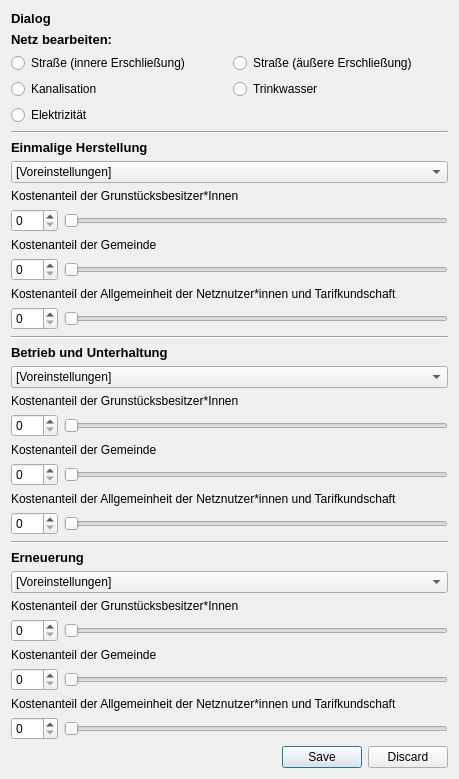
          <widget class="QWidget" name="scrollAreaWidgetContents_4">
           <property name="geometry">
            <rect>
             <x>0</x>
             <y>0</y>
             <width>459</width>
             <height>768</height>
            </rect>
           </property>
           <layout class="QVBoxLayout" name="verticalLayout_7">
            <item>
             <widget class="QLabel" name="label_4">
              <property name="font">
               <font>
                <pointsize>10</pointsize>
                <weight>75</weight>
                <bold>true</bold>
               </font>
              </property>
              <property name="text">
               <string>Dialog</string>
              </property>
             </widget>
            </item>
            <item>
             <widget class="QLabel" name="label_62">
              <property name="sizePolicy">
               <sizepolicy hsizetype="Preferred" vsizetype="Fixed">
                <horstretch>0</horstretch>
                <verstretch>0</verstretch>
               </sizepolicy>
              </property>
              <property name="font">
               <font>
                <pointsize>10</pointsize>
                <weight>75</weight>
                <bold>true</bold>
               </font>
              </property>
              <property name="text">
               <string>Netz bearbeiten:</string>
              </property>
             </widget>
            </item>
            <item>
             <layout class="QGridLayout" name="gridLayout_5">
              <item row="0" column="0">
               <widget class="QRadioButton" name="radioButton_12">
                <property name="text">
                 <string>Straße (innere Erschließung)</string>
                </property>
               </widget>
              </item>
              <item row="1" column="0">
               <widget class="QRadioButton" name="radioButton_13">
                <property name="text">
                 <string>Kanalisation</string>
                </property>
               </widget>
              </item>
              <item row="0" column="1">
               <widget class="QRadioButton" name="radioButton_15">
                <property name="text">
                 <string>Straße (äußere Erschließung)</string>
                </property>
               </widget>
              </item>
              <item row="1" column="1">
               <widget class="QRadioButton" name="radioButton_14">
                <property name="text">
                 <string>Trinkwasser</string>
                </property>
               </widget>
              </item>
              <item row="2" column="0">
               <widget class="QRadioButton" name="radioButton_16">
                <property name="text">
                 <string>Elektrizität</string>
                </property>
               </widget>
              </item>
             </layout>
            </item>
            <item>
             <widget class="Line" name="line_9">
              <property name="orientation">
               <enum>Qt::Horizontal</enum>
              </property>
             </widget>
            </item>
            <item>
             <widget class="QLabel" name="label_58">
              <property name="sizePolicy">
               <sizepolicy hsizetype="Preferred" vsizetype="Fixed">
                <horstretch>0</horstretch>
                <verstretch>0</verstretch>
               </sizepolicy>
              </property>
              <property name="font">
               <font>
                <pointsize>10</pointsize>
                <weight>75</weight>
                <bold>true</bold>
               </font>
              </property>
              <property name="text">
               <string>Einmalige Herstellung</string>
              </property>
             </widget>
            </item>
            <item>
             <widget class="QComboBox" name="comboBox">
              <item>
               <property name="text">
                <string>[Voreinstellungen]</string>
               </property>
              </item>
              <item>
               <property name="text">
                <string>Investoren / Grundstücksbesitzer zahlen alles</string>
               </property>
              </item>
              <item>
               <property name="text">
                <string>Kommune zahlt alles</string>
               </property>
              </item>
              <item>
               <property name="text">
                <string>Beiträge nach §127 BauGB</string>
               </property>
              </item>
              <item>
               <property name="text">
                <string>benutzerdefinierte Einstellungen</string>
               </property>
              </item>
             </widget>
            </item>
            <item>
             <widget class="QLabel" name="label_59">
              <property name="sizePolicy">
               <sizepolicy hsizetype="Preferred" vsizetype="Fixed">
                <horstretch>0</horstretch>
                <verstretch>0</verstretch>
               </sizepolicy>
              </property>
              <property name="text">
               <string>Kostenanteil der Grunstücksbesitzer*Innen</string>
              </property>
             </widget>
            </item>
            <item>
             <layout class="QHBoxLayout" name="horizontalLayout">
              <item>
               <widget class="QSpinBox" name="spinBox_12">
                <property name="sizePolicy">
                 <sizepolicy hsizetype="Fixed" vsizetype="Fixed">
                  <horstretch>0</horstretch>
                  <verstretch>0</verstretch>
                 </sizepolicy>
                </property>
                <property name="maximum">
                 <number>100</number>
                </property>
               </widget>
              </item>
              <item>
               <widget class="QSlider" name="horizontalSlider_9">
                <property name="orientation">
                 <enum>Qt::Horizontal</enum>
                </property>
               </widget>
              </item>
             </layout>
            </item>
            <item>
             <widget class="QLabel" name="label_60">
              <property name="sizePolicy">
               <sizepolicy hsizetype="Preferred" vsizetype="Fixed">
                <horstretch>0</horstretch>
                <verstretch>0</verstretch>
               </sizepolicy>
              </property>
              <property name="text">
               <string>Kostenanteil der Gemeinde</string>
              </property>
             </widget>
            </item>
            <item>
             <layout class="QHBoxLayout" name="horizontalLayout_5">
              <item>
               <widget class="QSpinBox" name="spinBox_13">
                <property name="sizePolicy">
                 <sizepolicy hsizetype="Fixed" vsizetype="Fixed">
                  <horstretch>0</horstretch>
                  <verstretch>0</verstretch>
                 </sizepolicy>
                </property>
                <property name="maximum">
                 <number>100</number>
                </property>
               </widget>
              </item>
              <item>
               <widget class="QSlider" name="horizontalSlider_10">
                <property name="orientation">
                 <enum>Qt::Horizontal</enum>
                </property>
               </widget>
              </item>
             </layout>
            </item>
            <item>
             <widget class="QLabel" name="label_61">
              <property name="sizePolicy">
               <sizepolicy hsizetype="Preferred" vsizetype="Fixed">
                <horstretch>0</horstretch>
                <verstretch>0</verstretch>
               </sizepolicy>
              </property>
              <property name="text">
               <string>Kostenanteil der Allgemeinheit der Netznutzer*innen und Tarifkundschaft</string>
              </property>
             </widget>
            </item>
            <item>
             <layout class="QHBoxLayout" name="horizontalLayout_6">
              <item>
               <widget class="QSpinBox" name="spinBox_21">
                <property name="sizePolicy">
                 <sizepolicy hsizetype="Fixed" vsizetype="Fixed">
                  <horstretch>0</horstretch>
                  <verstretch>0</verstretch>
                 </sizepolicy>
                </property>
                <property name="maximum">
                 <number>100</number>
                </property>
               </widget>
              </item>
              <item>
               <widget class="QSlider" name="horizontalSlider_11">
                <property name="orientation">
                 <enum>Qt::Horizontal</enum>
                </property>
               </widget>
              </item>
             </layout>
            </item>
            <item>
             <widget class="Line" name="line_12">
              <property name="orientation">
               <enum>Qt::Horizontal</enum>
              </property>
             </widget>
            </item>
            <item>
             <widget class="QLabel" name="label_63">
              <property name="sizePolicy">
               <sizepolicy hsizetype="Preferred" vsizetype="Fixed">
                <horstretch>0</horstretch>
                <verstretch>0</verstretch>
               </sizepolicy>
              </property>
              <property name="font">
               <font>
                <pointsize>10</pointsize>
                <weight>75</weight>
                <bold>true</bold>
               </font>
              </property>
              <property name="text">
               <string>Betrieb und Unterhaltung</string>
              </property>
             </widget>
            </item>
            <item>
             <widget class="QComboBox" name="comboBox_2">
              <item>
               <property name="text">
                <string>[Voreinstellungen]</string>
               </property>
              </item>
              <item>
               <property name="text">
                <string>Investoren / Grundstücksbesitzer zahlen alles</string>
               </property>
              </item>
              <item>
               <property name="text">
                <string>Kommune zahlt alles</string>
               </property>
              </item>
              <item>
               <property name="text">
                <string>Beiträge nach §127 BauGB</string>
               </property>
              </item>
              <item>
               <property name="text">
                <string>benutzerdefinierte Einstellungen</string>
               </property>
              </item>
             </widget>
            </item>
            <item>
             <widget class="QLabel" name="label_66">
              <property name="sizePolicy">
               <sizepolicy hsizetype="Preferred" vsizetype="Fixed">
                <horstretch>0</horstretch>
                <verstretch>0</verstretch>
               </sizepolicy>
              </property>
              <property name="text">
               <string>Kostenanteil der Grunstücksbesitzer*Innen</string>
              </property>
             </widget>
            </item>
            <item>
             <layout class="QHBoxLayout" name="horizontalLayout_9">
              <item>
               <widget class="QSpinBox" name="spinBox_32">
                <property name="sizePolicy">
                 <sizepolicy hsizetype="Fixed" vsizetype="Fixed">
                  <horstretch>0</horstretch>
                  <verstretch>0</verstretch>
                 </sizepolicy>
                </property>
                <property name="maximum">
                 <number>100</number>
                </property>
               </widget>
              </item>
              <item>
               <widget class="QSlider" name="horizontalSlider_22">
                <property name="orientation">
                 <enum>Qt::Horizontal</enum>
                </property>
               </widget>
              </item>
             </layout>
            </item>
            <item>
             <widget class="QLabel" name="label_65">
              <property name="sizePolicy">
               <sizepolicy hsizetype="Preferred" vsizetype="Fixed">
                <horstretch>0</horstretch>
                <verstretch>0</verstretch>
               </sizepolicy>
              </property>
              <property name="text">
               <string>Kostenanteil der Gemeinde</string>
              </property>
             </widget>
            </item>
            <item>
             <layout class="QHBoxLayout" name="horizontalLayout_8">
              <item>
               <widget class="QSpinBox" name="spinBox_31">
                <property name="sizePolicy">
                 <sizepolicy hsizetype="Fixed" vsizetype="Fixed">
                  <horstretch>0</horstretch>
                  <verstretch>0</verstretch>
                 </sizepolicy>
                </property>
                <property name="maximum">
                 <number>100</number>
                </property>
               </widget>
              </item>
              <item>
               <widget class="QSlider" name="horizontalSlider_21">
                <property name="orientation">
                 <enum>Qt::Horizontal</enum>
                </property>
               </widget>
              </item>
             </layout>
            </item>
            <item>
             <widget class="QLabel" name="label_64">
              <property name="sizePolicy">
               <sizepolicy hsizetype="Preferred" vsizetype="Fixed">
                <horstretch>0</horstretch>
                <verstretch>0</verstretch>
               </sizepolicy>
              </property>
              <property name="text">
               <string>Kostenanteil der Allgemeinheit der Netznutzer*innen und Tarifkundschaft</string>
              </property>
             </widget>
            </item>
            <item>
             <layout class="QHBoxLayout" name="horizontalLayout_7">
              <item>
               <widget class="QSpinBox" name="spinBox_30">
                <property name="sizePolicy">
                 <sizepolicy hsizetype="Fixed" vsizetype="Fixed">
                  <horstretch>0</horstretch>
                  <verstretch>0</verstretch>
                 </sizepolicy>
                </property>
                <property name="maximum">
                 <number>100</number>
                </property>
               </widget>
              </item>
              <item>
               <widget class="QSlider" name="horizontalSlider_20">
                <property name="orientation">
                 <enum>Qt::Horizontal</enum>
                </property>
               </widget>
              </item>
             </layout>
            </item>
            <item>
             <widget class="Line" name="line_13">
              <property name="orientation">
               <enum>Qt::Horizontal</enum>
              </property>
             </widget>
            </item>
            <item>
             <widget class="QLabel" name="label_67">
              <property name="sizePolicy">
               <sizepolicy hsizetype="Preferred" vsizetype="Fixed">
                <horstretch>0</horstretch>
                <verstretch>0</verstretch>
               </sizepolicy>
              </property>
              <property name="font">
               <font>
                <pointsize>10</pointsize>
                <weight>75</weight>
                <bold>true</bold>
               </font>
              </property>
              <property name="text">
               <string>Erneuerung</string>
              </property>
             </widget>
            </item>
            <item>
             <widget class="QComboBox" name="comboBox_3">
              <item>
               <property name="text">
                <string>[Voreinstellungen]</string>
               </property>
              </item>
              <item>
               <property name="text">
                <string>Investoren / Grundstücksbesitzer zahlen alles</string>
               </property>
              </item>
              <item>
               <property name="text">
                <string>Kommune zahlt alles</string>
               </property>
              </item>
              <item>
               <property name="text">
                <string>Beiträge nach §127 BauGB</string>
               </property>
              </item>
              <item>
               <property name="text">
                <string>benutzerdefinierte Einstellungen</string>
               </property>
              </item>
             </widget>
            </item>
            <item>
             <widget class="QLabel" name="label_69">
              <property name="sizePolicy">
               <sizepolicy hsizetype="Preferred" vsizetype="Fixed">
                <horstretch>0</horstretch>
                <verstretch>0</verstretch>
               </sizepolicy>
              </property>
              <property name="text">
               <string>Kostenanteil der Grunstücksbesitzer*Innen</string>
              </property>
             </widget>
            </item>
            <item>
             <layout class="QHBoxLayout" name="horizontalLayout_12">
              <item>
               <widget class="QSpinBox" name="spinBox_35">
                <property name="sizePolicy">
                 <sizepolicy hsizetype="Fixed" vsizetype="Fixed">
                  <horstretch>0</horstretch>
                  <verstretch>0</verstretch>
                 </sizepolicy>
                </property>
                <property name="maximum">
                 <number>100</number>
                </property>
               </widget>
              </item>
              <item>
               <widget class="QSlider" name="horizontalSlider_25">
                <property name="orientation">
                 <enum>Qt::Horizontal</enum>
                </property>
               </widget>
              </item>
             </layout>
            </item>
            <item>
             <widget class="QLabel" name="label_68">
              <property name="sizePolicy">
               <sizepolicy hsizetype="Preferred" vsizetype="Fixed">
                <horstretch>0</horstretch>
                <verstretch>0</verstretch>
               </sizepolicy>
              </property>
              <property name="text">
               <string>Kostenanteil der Gemeinde</string>
              </property>
             </widget>
            </item>
            <item>
             <layout class="QHBoxLayout" name="horizontalLayout_11">
              <item>
               <widget class="QSpinBox" name="spinBox_34">
                <property name="sizePolicy">
                 <sizepolicy hsizetype="Fixed" vsizetype="Fixed">
                  <horstretch>0</horstretch>
                  <verstretch>0</verstretch>
                 </sizepolicy>
                </property>
                <property name="maximum">
                 <number>100</number>
                </property>
               </widget>
              </item>
              <item>
               <widget class="QSlider" name="horizontalSlider_24">
                <property name="orientation">
                 <enum>Qt::Horizontal</enum>
                </property>
               </widget>
              </item>
             </layout>
            </item>
            <item>
             <widget class="QLabel" name="label_70">
              <property name="sizePolicy">
               <sizepolicy hsizetype="Preferred" vsizetype="Fixed">
                <horstretch>0</horstretch>
                <verstretch>0</verstretch>
               </sizepolicy>
              </property>
              <property name="text">
               <string>Kostenanteil der Allgemeinheit der Netznutzer*innen und Tarifkundschaft</string>
              </property>
             </widget>
            </item>
            <item>
             <layout class="QHBoxLayout" name="horizontalLayout_10">
              <item>
               <widget class="QSpinBox" name="spinBox_33">
                <property name="sizePolicy">
                 <sizepolicy hsizetype="Fixed" vsizetype="Fixed">
                  <horstretch>0</horstretch>
                  <verstretch>0</verstretch>
                 </sizepolicy>
                </property>
                <property name="maximum">
                 <number>100</number>
                </property>
               </widget>
              </item>
              <item>
               <widget class="QSlider" name="horizontalSlider_23">
                <property name="orientation">
                 <enum>Qt::Horizontal</enum>
                </property>
               </widget>
              </item>
             </layout>
            </item>
            <item>
             <widget class="QDialogButtonBox" name="buttonBox_2">
              <property name="standardButtons">
               <set>QDialogButtonBox::Discard|QDialogButtonBox::Save</set>
              </property>
             </widget>
            </item>
           </layout>
          </widget>
